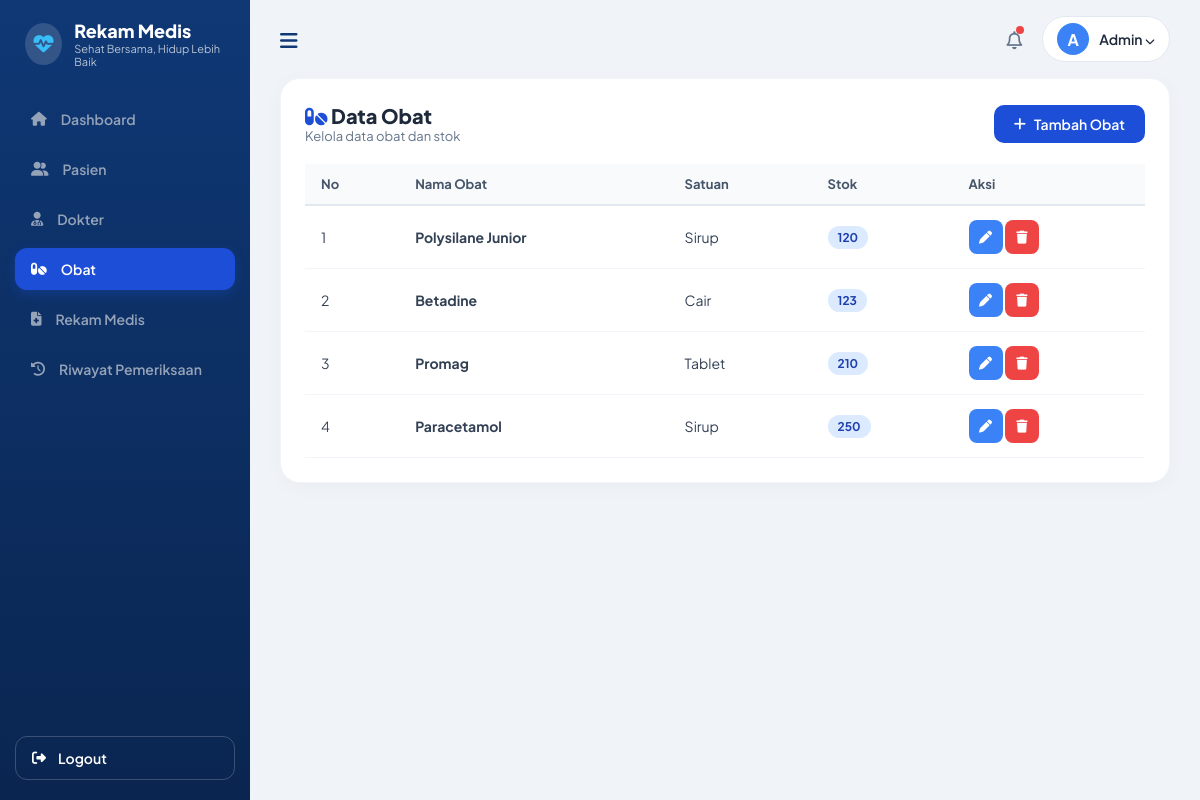
/obat.php, run on the app's committed database.
### tables this page shows
CREATE TABLE `obat` (
  `id_obat` int(11) NOT NULL,
  `nama_obat` varchar(100) NOT NULL,
  `satuan` varchar(30) NOT NULL,
  `stok` int(11) NOT NULL
);

### obat.php (the view, shortened to what this page needs)
<?php
include 'header.php';
?>
<div class="card">
    <div style="display: flex; justify-content: space-between; align-items: center; margin-bottom: 20px;">
        <div>
            <h2 style="font-size: 20px; font-weight: 800;"><i class="fa-solid fa-pills" style="color: #1D4ED8;"></i> Data Obat</h2>
            <p style="font-size: 13px; color: #64748B;">Kelola data obat dan stok</p>
        </div>
        <button onclick="openModal()" class="btn-primary"><i class="fa-solid fa-plus"></i> Tambah Obat</button>
    </div>
    <table>
        <thead>
            <tr>
                <th>No</th>
                <th>Nama Obat</th>
                <th>Satuan</th>
                <th>Stok</th>
                <th>Aksi</th>
            </tr>
        </thead>
        <tbody>
            <?php
            $no = 1;
            $query = mysqli_query($koneksi, "SELECT * FROM obat ORDER BY id_obat DESC");
            while ($d = mysqli_fetch_assoc($query)) {
            ?>
            <tr>
                <td><?= $no++ ?></td>
                <td><strong><?= htmlspecialchars($d['nama_obat']) ?></strong></td>
                <td><?= htmlspecialchars($d['satuan']) ?></td>
                <td><span class="badge badge-blue"><?= htmlspecialchars($d['stok']) ?></span></td>
                <td>
                    <button onclick='editData(<?= json_encode($d) ?>)' class="btn-icon btn-edit"><i class="fa-solid fa-pen"></i></button>
                    <a href="obat.php?hapus=<?= $d['id_obat'] ?>" onclick="return confirm('Hapus obat ini?')" class="btn-icon btn-delete"><i class="fa-solid fa-trash"></i></a>
                </td>
            </tr>
            <?php } ?>
        </tbody>
    </table>
</div>
<?php include 'footer.php'; ?>

### header.php (style rules this page uses)
* { box-sizing: border-box; margin: 0; padding: 0; font-family: 'Plus Jakarta Sans', sans-serif; }
body { background-color: #F0F4F9; color: #1E293B; display: flex; min-height: 100vh; }
.card { background: #FFFFFF; border-radius: 20px; padding: 24px; box-shadow: 0 4px 20px rgba(0,0,0,0.03); margin-bottom: 24px; border: 1px solid #F1F5F9; }
.btn-primary { background: #1D4ED8; color: white; border: none; padding: 10px 20px; border-radius: 10px; font-weight: 600; font-size: 14px; cursor: pointer; text-decoration: none; display: inline-flex; align-items: center; gap: 8px; transition: 0.2s; }
.btn-icon { width: 34px; height: 34px; border-radius: 8px; display: inline-flex; align-items: center; justify-content: center; color: white; text-decoration: none; border: none; cursor: pointer; font-size: 13px; }
.btn-edit { background: #3B82F6; }
.btn-delete { background: #EF4444; }
table { width: 100%; border-collapse: collapse; margin-top: 15px; }
th { text-align: left; padding: 12px 16px; background: #F8FAFC; color: #475569; font-size: 13px; font-weight: 700; border-bottom: 2px solid #E2E8F0; }
td { padding: 14px 16px; border-bottom: 1px solid #F1F5F9; font-size: 14px; color: #334155; }
.badge { padding: 4px 10px; border-radius: 20px; font-size: 12px; font-weight: 700; display: inline-block; }
.badge-blue { background: #DBEAFE; color: #1E40AF; }

### data on the page
obat: nama_obat "Polysilane Junior", satuan "Sirup", stok "120"
obat: nama_obat "Betadine", satuan "Cair", stok "123"
obat: nama_obat "Promag", satuan "Tablet", stok "210"
obat: nama_obat "Paracetamol", satuan "Sirup", stok "250"
